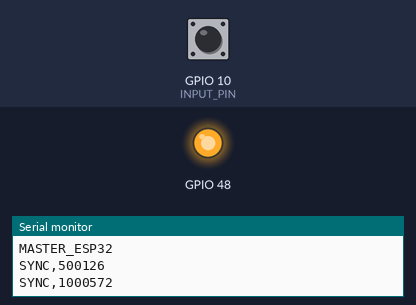
A sketch run on a simulated ESP32-S3. Parts: output pins drawn as LEDs (lit = HIGH), the last lines printed to the serial monitor. The inputs (shaded band) are chosen by the test bench; at power-on: GPIO 10 (INPUT_PIN) HIGH.

Above: at 1.7 s.
1.8 s: GPIO 10 (INPUT_PIN) pulled LOW for 0.15 s
At 2.4 s:
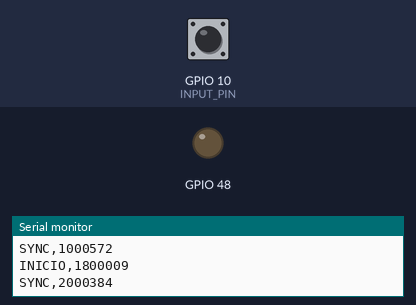
3.4 s: GPIO 10 (INPUT_PIN) pulled LOW for 1 s
At 4.2 s:
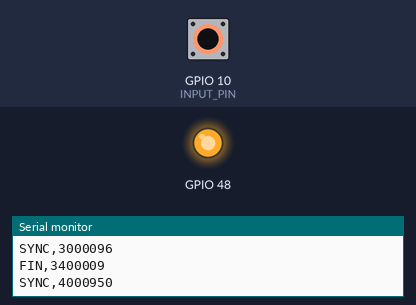
5.9 s: GPIO 10 (INPUT_PIN) pulled LOW for 3.2 s
At 10.3 s:
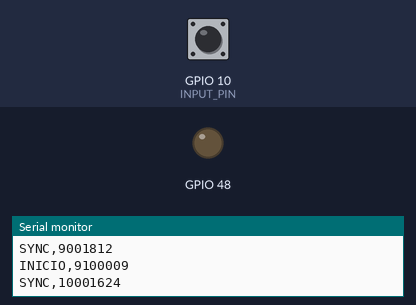
Timing chart, 0 to 11.8 s (numbered marks = the images above; inputs shaded):
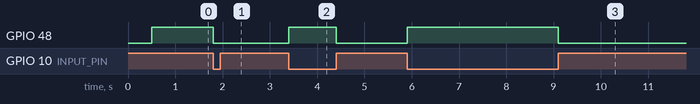

The sketch:

IMT_INICIO_FIN2.ino
```cpp
/*
    El sistema de adquisición de señales (EEG/ECG/Video/LiDAR/VBOX)
    depende de los mensajes enviados a través del puerto serie (por ejemplo, "INICIO" o "FIN")
    para marcar las etapas del ciclo de datos que está capturando.
    PC calcula epoch real vía offset SYNC

    El VBOX depende de los pulsos de estado bajo (LOW) que recibe del pin PIN_SENSOR
    para marcar el inicio y fin de los ciclos de datos.
    Al recibir estos pulsos, el VBOX sabe cuándo comienza y termina un ciclo de adquisición de datos,
    sincronizando sus propios registros con los del sistema de señales fisiológicas.


    De este modo, ambos sistemas están sincronizados,
    a pesar de que se basan en diferentes mecanismos para captar los eventos
    (mensajes por el puerto serie para el sistema de señales y pulsos de estado bajo para el VBOX).
    Los pulsos de estado bajo son las señales que permiten que ambos sistemas mantengan un marco de referencia temporal
    común para sus respectivos conjuntos de datos.

    Permitiendo una correlación precisa de los datos capturados,
    incluso si los dispositivos están operando a diferentes tasas de muestreo.
    */

const int INPUT_PIN = 10;
volatile bool     event_pending    = false;
volatile uint32_t event_micros     = 0;
volatile bool     event_is_inicio  = true;
volatile uint32_t last_isr_micros  = 0;
const    uint32_t DEBOUNCE_US      = 200000;

void IRAM_ATTR onPinChange() {
    uint32_t now = micros();
    if ((now - last_isr_micros) < DEBOUNCE_US) return;
    last_isr_micros = now;
    event_micros    = now;
    event_pending   = true;
}

void setup() {
    pinMode(INPUT_PIN,   INPUT_PULLUP);
    pinMode(LED_BUILTIN, OUTPUT);
    Serial.begin(115200);
    delay(500);
    attachInterrupt(digitalPinToInterrupt(INPUT_PIN), onPinChange, CHANGE);
    digitalWrite(LED_BUILTIN, HIGH);
    Serial.println("MASTER_ESP32");

    // Enviar referencia temporal inmediatamente al conectar
    Serial.print("SYNC,");
    Serial.println(micros());
}

unsigned long last_sync = 0;

void loop() {
    // Heartbeat de sincronización cada 1 segundo
    if (millis() - last_sync >= 1000) {
        Serial.print("SYNC,");
        Serial.println(micros());
        last_sync = millis();
    }

    if (event_pending) {
        noInterrupts();
        uint32_t ts        = event_micros;
        bool     is_inicio = event_is_inicio;
        event_pending      = false;
        event_is_inicio    = !event_is_inicio;
        interrupts();

        if (is_inicio) {
            Serial.print("INICIO,");
            digitalWrite(LED_BUILTIN, LOW);
        } else {
            Serial.print("FIN,");
            digitalWrite(LED_BUILTIN, HIGH);
        }
        Serial.println(ts);
    }
    delay(1);
}
```

Measured:
- after the input at 1.8 s, GPIO 48: HIGH → LOW at once
- after the input at 3.4 s, GPIO 48: LOW → HIGH at once, → LOW 1.0 s later
- after the input at 5.9 s, GPIO 48: LOW → HIGH at once, → LOW 3.2 s later
